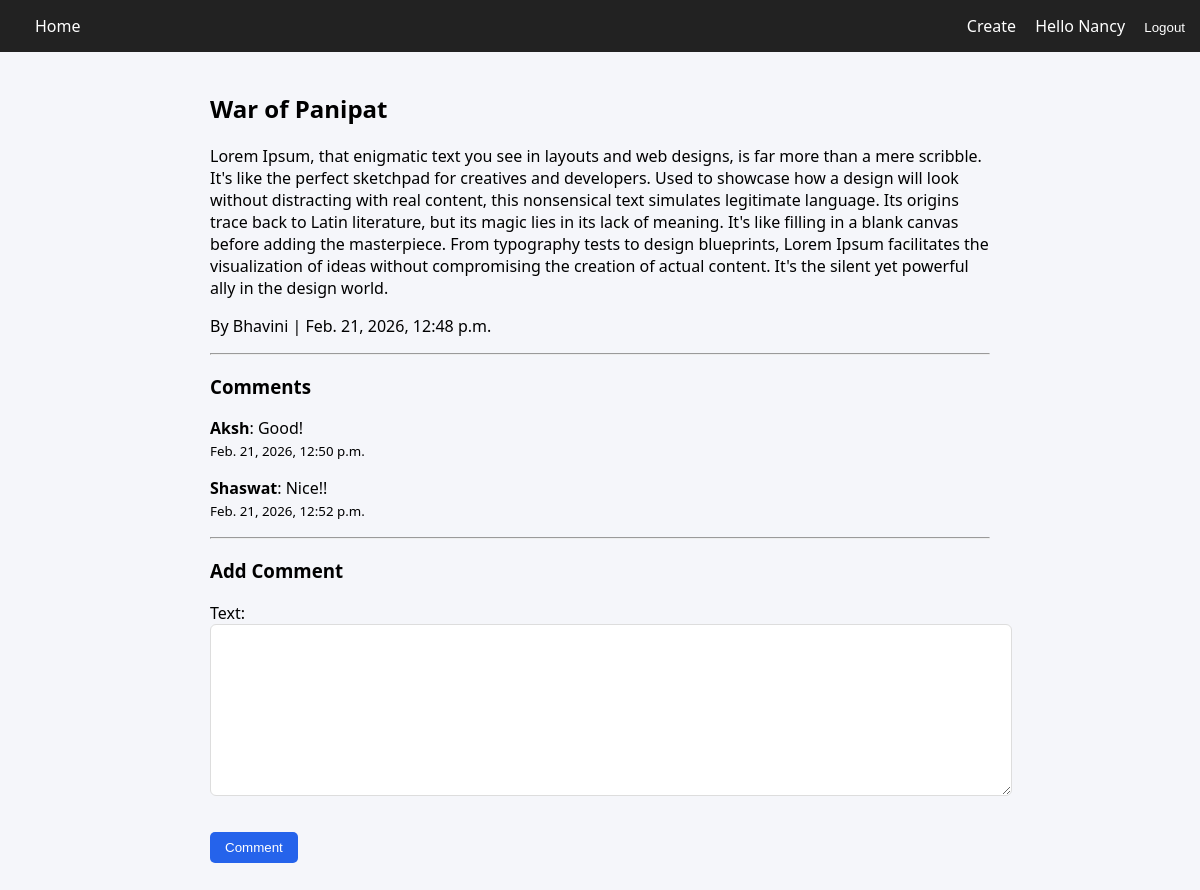
/blog/2/ (signed in), run on the app's committed database.
### blog/models.py (models this page shows, shortened)
class Blog(models.Model):
    title=models.CharField(max_length=100)
    description=models.TextField()
    timestamp=models.DateTimeField(auto_now_add=True)
    author=models.ForeignKey(User, on_delete=models.CASCADE)

class Comment(models.Model):
    blog=models.ForeignKey(Blog, on_delete=models.CASCADE, related_name='comments')
    user=models.ForeignKey(User, on_delete=models.CASCADE)
    text=models.TextField()
    created_at=models.DateTimeField(auto_now_add=True)

### blog/views.py (the view)
# urls.py: path('blog/<int:id>/', views.read_blog, name='read'),
def read_blog(request, id):
    blog = get_object_or_404(Blog, id=id)
    comments = blog.comments.all()
    if request.method == 'POST':
        if request.user.is_authenticated:
            form = CommentForm(request.POST)
            if form.is_valid():
                comment = form.save(commit=False)
                comment.blog = blog
                comment.user = request.user
                comment.save()
                return redirect('read', id=id)
        else:
            return redirect('login')
    else:
        form = CommentForm()
    return render(request, 'read.html', {
        'blog': blog,
        'comments': comments,
        'form': form
    })

### blog/forms.py
class CommentForm(forms.ModelForm):
    class Meta:
        model = Comment
        fields = ['text']

### templates/read.html (shortened to what this page needs)
{% extends 'base.html' %}
{% block content %}
<h2>{{ blog.title }}</h2>
<p>{{ blog.description }}</p>
<p>By {{ blog.author.username }} | {{ blog.timestamp }}</p>
<hr>
<h3>Comments</h3>
{% for comment in comments %}
    <p>
        <strong>{{ comment.user.username }}</strong>:
        {{ comment.text }}
        <br>
        <small>{{ comment.created_at }}</small>
    </p>
{% empty %}
    <p>No comments yet.</p>
{% endfor %}
<hr>
{% if user.is_authenticated %}
    <h3>Add Comment</h3>
    <form method="POST">
        {{ form.as_p }}
        <button type="submit">Comment</button>
    </form>
{% else %}
    <p>You must <a href="{% url 'login' %}">login</a> to comment.</p>
{% endif %}
{% endblock %}

### templates/base.html (shortened to what this page needs)
<!DOCTYPE html>
<html>
<head>
</head>
<body>
<nav style="display: flex; justify-content: space-between; align-items: center; background-color: #222; padding: 15px;">
    <div>
        <a href="{% url 'home' %}" style="color:white; text-decoration:none;">Home</a>
    </div>
    <div>
        {% if user.is_authenticated %}
            <a href="{% url 'create' %}" style="color:white; margin-right:15px;">Create</a>
            <span style="color:white; margin-right:15px;">Hello {{ user.username }}</span>
            <form method="POST" action="{% url 'logout' %}" style="display:inline;">
    <button type="submit" style="background:none; border:none; color:white; cursor:pointer; padding:0;">
        Logout
    </button>
</form>
        {% else %}
            <a href="{% url 'login' %}" style="color:white; margin-right:15px;">Login</a>
            <a href="{% url 'signup' %}" style="color:white;">Sign Up</a>
        {% endif %}
    </div>
</nav>
<div class="container">
    {% block content %}
    {% endblock %}
</div>
</body>
</html>

### templates/base.html (style rules this page uses)
body { margin: 0; font-family: 'Segoe UI', sans-serif; background-color: #f5f6fa; }
nav { display: flex; justify-content: space-between; align-items: center; background-color: #111827; padding: 15px 40px; }
nav a { color: #ffffff; text-decoration: none; margin-left: 20px; font-weight: 500; }
.container { width: 65%; margin: 40px auto; }
button { background-color: #2563eb; color: white; border: none; padding: 8px 15px; border-radius: 5px; cursor: pointer; }
input, textarea { width: 100%; padding: 10px; margin-bottom: 15px; border-radius: 6px; border: 1px solid #ddd; }

### data on the page
Blog: title "War of Panipat", description "Lorem Ipsum, that enigmatic text you see in layouts and web designs, is far more than a mere scribble. It's like the perfect sketchpad for creatives and developers. Used to showcase how a design will look without distracting with real content, this nonsensical text simulates legitimate language. Its origins trace back to Latin literature, but its magic lies in its lack of meaning. It's like filling in a blank canvas before adding the masterpiece. From typography tests to design blueprints, Lorem Ipsum facilitates the visualization of ideas without compromising the creation of actual content. It's the silent yet powerful ally in the design world.", author.username "Bhavini", timestamp "Feb. 21, 2026, 12:48 p.m."
Comment: user.username "Aksh", text "Good!", created_at "Feb. 21, 2026, 12:50 p.m."
Comment: user.username "Shaswat", text "Nice!!", created_at "Feb. 21, 2026, 12:52 p.m."

### other printed values
{{ user.username }} "Nancy"
